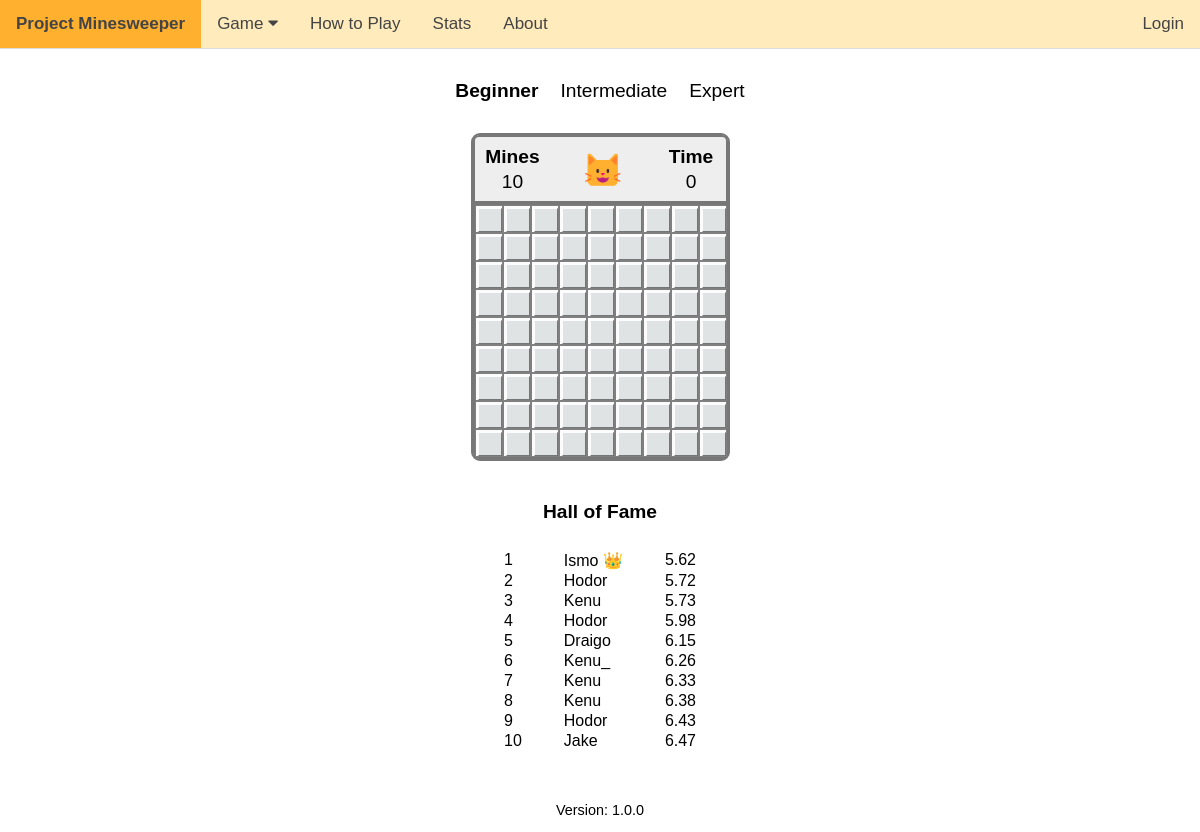
/game-easy, run on the app's committed database.
### tables this page shows
CREATE TABLE 'beginner' ('id' INTEGER PRIMARY KEY AUTOINCREMENT NOT NULL, 'time' REAL NOT NULL, 'name' TEXT NOT NULL, 'os' TEXT NOT NULL, 'datetime'  DATETIME NOT NULL DEFAULT CURRENT_TIMESTAMP  );

### app.py (the view)
@app.route("/game-easy", methods = ["GET"])
def game_easy():
       user_agent = request.headers.get('User-Agent')
       if re.search("Macintosh", user_agent) != None:
              os = "Mac"
       elif re.search("Android", user_agent) != None:
              os = "Android"
       elif re.search("iPhone", user_agent) != None:
              os = "iPhone"
       else:
              os = "Windows"
       conn = sqlite3.connect('scores.db')
       cursor = conn.cursor()
       cursor.execute("SELECT name, time FROM beginner ORDER BY time LIMIT 10")
       high_scores = cursor.fetchall()
       conn.close()
       high_scores_new = []
       for i in range (len(high_scores)):
              holder = {}
              holder['name'] = high_scores[i][0]
              holder['time'] = high_scores[i][1]
              high_scores_new.append(holder)
       return render_template("game_easy.html", os=os, difficulty="beginner", high_scores=high_scores_new)

### templates/game_easy.html (shortened to what this page needs)
{% extends "game_layout.html" %}
{% block main %}
<div>
    <table class="game_difficulty_select">
        <tr>
            <td class="game_difficulty_select_data"><a href="/game-easy"><b>Beginner</b></a></td>
            <td class="game_difficulty_select_data"><a href="/game-medium">Intermediate</a></td>
            <td class="game_difficulty_select_data"><a href="/game-hard">Expert</a></td>
        </tr>
    </table>
</div>
<div class="all">
    <div class="info_and_game_div" style="width:255px;">
        <div>
            <table class="info_table">
                <tr>
                    <td>
                        <table>
                            <tr>
                                <th style="width:100px">Mines</th>
                            </tr>
                            <tr>
                                <td id="mines_left" class="info_cell">10</td>
                            </tr>
                        </table>
                    </td>
                    <td>
                        <table>
                            <tr>
                                <td class="info_cell"><form action="/game-easy" method="get"><button id="infobox" type="submit" style="background-color:#EEE;width:100px;margin-top:5px;"><img id="reset_cat" src="/static/cat_neutral.png" style="width:36px"></button></form></td>
                            </tr>
                        </table>
                    </td>
                    <td>
                        <table>
                            <tr>
                                <th style="width:100px">Time</th>
                            </tr>
                            <tr>
                                <td id="seconds" class="info_cell">0</td>
                            </tr>
                        </table>
                    </td>
                </tr>
            </table>
        </div>
        <div>
            <table id="game_table_id" class="game_table" cellspacing="0">
                {% for i in range(9) %}
                    <tr class="game_table_row">
                        {% for j in range(9) %}
                            <td class="game_cell"><button class="game_button" id="{{ 'r' + (i | string) + 'c' + (j | string) }}"></button></td>
                        {% endfor %}
                    </tr>
                {% endfor %}
            </table>
        </div>
    </div>
    <div>
        <h4 style="font-size:1.2rem">Hall of Fame</h4>
        <table class ="high_score_table">
            {% for i in range(high_scores | length) %}
                <tr class = "high_score_row">
                    <td class="high_score_data">{{ i + 1 }}</td>
                    {% if i == 0 %}
                        <td class="high_score_data">{{ high_scores[i]['name'] }} &#128081</td>
                    {% else %}
                        <td class="high_score_data">{{ high_scores[i]['name'] }}</td>
                    {% endif %}
                    <td class="high_score_data">{{ high_scores[i]['time'] }}</td>
                </tr>
            {% endfor %}
        </table>
    </div>
</div>
{% endblock %}

### templates/game_layout.html (shortened to what this page needs)
<!DOCTYPE html>
<html lang="en">
    <head>
        <link href="/static/styles.css" rel="stylesheet">
        <link rel="stylesheet" href="https://cdnjs.cloudflare.com/ajax/libs/font-awesome/4.7.0/css/font-awesome.min.css">
    </head>
    <div class="topnav" id="myTopnav">
        <a href="/" class="active" style="font-weight:bold;color:#444" id="active_id">Project Minesweeper</a>
        <div class="dropdown">
          <button class="dropbtn">Game
            <i class="fa fa-caret-down"></i>
          </button>
        </div>
        <a href="/controls">How to Play</a>
        <a href="/stats">Stats</a>
        <a href="/about" class="about_box">About</a>
        <a href="/sorry" id="login_link">Login</a>
      </div>
    <body id="body">
        {% block main %}{% endblock %}
    </body>
    <footer style="font-size:0.9rem;margin-top:50px">
        <p>
          Version: 1.0.0
        </p>
    </footer>
</html>

### static/styles.css (style rules this page uses)
body { text-align:center; margin:0; font-family:Arial; }
.game_difficulty_select { margin-left:auto; margin-right:auto; margin-top:25px; }
.game_difficulty_select_data { padding:4px 10px 4px; }
.game_difficulty_select_data a { text-decoration:none; font-size:1.2rem; color:black; }
.info_and_game_div { border:2px; border-style:solid; border-color:#777; border-radius:9px; background-color:#EEE; margin-left:auto; margin-right:auto; margin-top:25px; margin-bottom:40px; }
.info_table { margin:0; margin-left:auto; margin-right:auto; border-collapse:separate; border-spacing:0 5px; border:2px; border-style:solid; border-color:#777; border-radius:6px 6px 0 0; }
th { font-size:1.2rem; font-family: Arial; text-align:center; }
.info_cell { font-size:1.2rem; font-family: Arial; padding:0px; display: block; margin-left: auto; margin-right: auto; text-align:center; }
#infobox { border:none; background-color:white; cursor:pointer; }
.game_table { margin-left:auto; margin-right:auto; margin:0; background-color:grey; border: 2px; border-style: solid; border-color: #777; border-radius: 0 0 6px 6px; }
.game_cell { padding:0px; }
.game_button { width:28px; height:28px; display:block; background: url('/static/light_grey-02-01.png') no-repeat top left; cursor:arrow; border:1px solid grey;; }
footer { font-family:Arial; }
.high_score_table { margin-left:auto; margin-right:auto; }
.high_score_data { text-align:left; padding:0 20px; }
.topnav { overflow: hidden; background-color: #FFEBBB; border-bottom:1px solid #DDD; }
.topnav a { float: left; display: block; color: #444; text-align: center; padding: 14px 16px; text-decoration: none; font-size: 17px; }
#login_link { float:right; }
.active { color:white; background-color: #FFEBBB; }
.dropdown { float: left; overflow: hidden; }
.dropdown .dropbtn { font-size: 17px; border: none; outline: none; color: #444; padding: 14px 16px; background-color: inherit; font-family: inherit; margin: 0; }

### data on the page
beginner: name "Ismo", time "5.62"
beginner: name "Hodor", time "5.72"
beginner: name "Kenu", time "5.73"
beginner: name "Hodor", time "5.98"
beginner: name "Draigo", time "6.15"
beginner: name "Kenu_", time "6.26"
beginner: name "Kenu", time "6.33"
beginner: name "Kenu", time "6.38"
beginner: name "Hodor", time "6.43"
beginner: name "Jake", time "6.47"

### other printed values
{{ i + 1 }} "1" "2" "3" "4" "5" "6" "7" "8" "9" "10"
